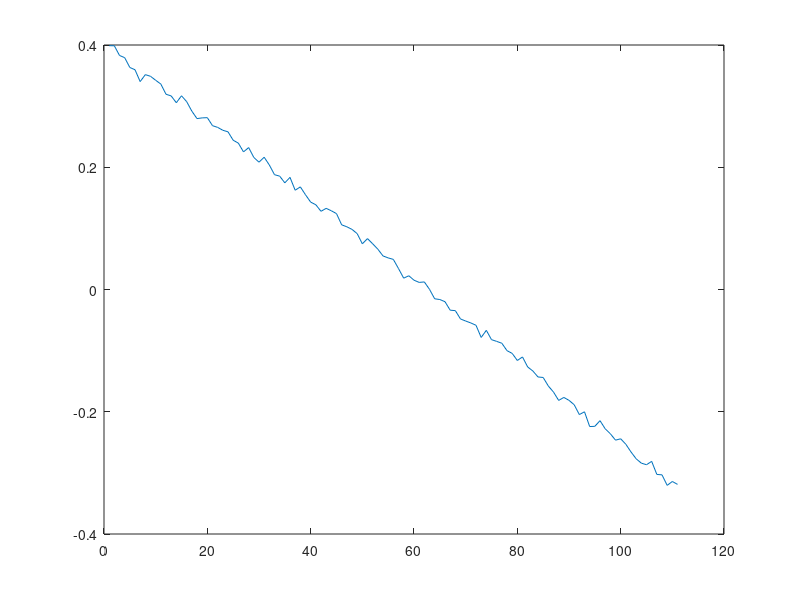

Reproduce this figure in MATLAB.


%3.476

std1 = 10
n = 10000;

dat = rand(n,1) * std1 * 2 - std1;

stdr = std(dat)

cRange = [3:.001:4];
stdr = cRange * 0;
for i = 1:length(cRange)
    
    c = cRange(i);

    dat = (rand(n,1)-.5) * std1 * c;
    stdr(i) = std(dat);


end

stde = std1-stdr;
plot(stde)

cRange(abs(stde) == min(abs(stde)))


%% bimodal

% for s = 1, c = 0.867, .... for s = 2, c = 0; .... for s = 1.7, c = 0.527
std1 = 10
s = 1.5
bn = 1000000;
m1 = 10;

clf
cRange = [0.6:.001:.71];
stdr = cRange * 0;
hRange = [m1-std1*5:std1/10:m1+std1*5];
for i = 1:length(cRange)
    
    c = cRange(i);

 dat = randn(bn,1)*std1*c + (rand(bn,1)>.5) * s *std1 - s *std1/2 + m1;
    stdr(i) = std(dat);
    stdr(i) 
    h = hist(dat,hRange);
    plot(h)
    drawnow



end

stde = std1-stdr;
plot(stde)

cRange(abs(stde) == min(abs(stde)))




